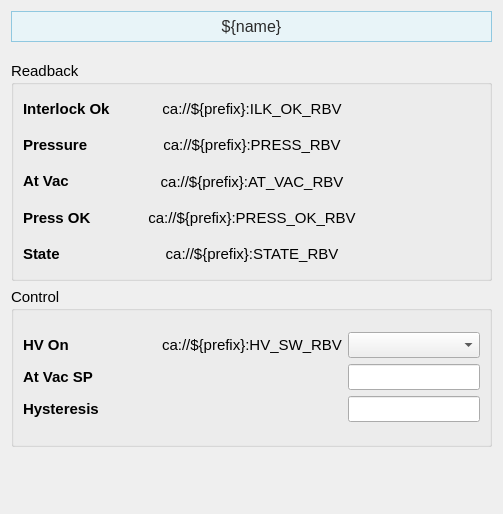
<?xml version="1.0" encoding="UTF-8"?>
<ui version="4.0">
 <class>Form</class>
 <widget class="QWidget" name="Form">
  <property name="geometry">
   <rect>
    <x>0</x>
    <y>0</y>
    <width>503</width>
    <height>514</height>
   </rect>
  </property>
  <property name="sizePolicy">
   <sizepolicy hsizetype="Preferred" vsizetype="Preferred">
    <horstretch>0</horstretch>
    <verstretch>0</verstretch>
   </sizepolicy>
  </property>
  <property name="windowTitle">
   <string>Form</string>
  </property>
  <layout class="QVBoxLayout" name="verticalLayout_7">
   <item>
    <widget class="PyDMLabel" name="PyDMLabel_11">
     <property name="maximumSize">
      <size>
       <width>16777215</width>
       <height>40</height>
      </size>
     </property>
     <property name="font">
      <font>
       <pointsize>12</pointsize>
      </font>
     </property>
     <property name="toolTip">
      <string/>
     </property>
     <property name="styleSheet">
      <string notr="true">    background-color: #e8f4f8;

    border: 1px solid #90c8e0;

    padding: 5px;

    color: rgb(43, 43, 43);</string>
     </property>
     <property name="text">
      <string>${name}</string>
     </property>
     <property name="alignment">
      <set>Qt::AlignCenter</set>
     </property>
    </widget>
   </item>
   <item>
    <spacer name="verticalSpacer_2">
     <property name="orientation">
      <enum>Qt::Vertical</enum>
     </property>
     <property name="sizeType">
      <enum>QSizePolicy::Fixed</enum>
     </property>
     <property name="sizeHint" stdset="0">
      <size>
       <width>20</width>
       <height>13</height>
      </size>
     </property>
    </spacer>
   </item>
   <item>
    <widget class="QGroupBox" name="groupBox">
     <property name="sizePolicy">
      <sizepolicy hsizetype="Preferred" vsizetype="Fixed">
       <horstretch>0</horstretch>
       <verstretch>0</verstretch>
      </sizepolicy>
     </property>
     <property name="minimumSize">
      <size>
       <width>0</width>
       <height>220</height>
      </size>
     </property>
     <property name="font">
      <font>
       <pointsize>11</pointsize>
      </font>
     </property>
     <property name="title">
      <string>Readback</string>
     </property>
     <layout class="QVBoxLayout" name="verticalLayout_14">
      <item>
       <layout class="QHBoxLayout" name="horizontalLayout_4" stretch="1,1,1">
        <item>
         <layout class="QVBoxLayout" name="verticalLayout">
          <item>
           <widget class="QLabel" name="interlock_ok_label_8">
            <property name="font">
             <font>
              <pointsize>11</pointsize>
             </font>
            </property>
            <property name="styleSheet">
             <string/>
            </property>
            <property name="text">
             <string>&lt;html&gt;&lt;head/&gt;&lt;body&gt;&lt;p&gt;&lt;span style=&quot; font-weight:600;&quot;&gt;Interlock Ok&lt;/span&gt;&lt;/p&gt;&lt;/body&gt;&lt;/html&gt;</string>
            </property>
           </widget>
          </item>
          <item>
           <widget class="QLabel" name="interlock_ok_label">
            <property name="font">
             <font>
              <pointsize>11</pointsize>
             </font>
            </property>
            <property name="styleSheet">
             <string/>
            </property>
            <property name="text">
             <string>&lt;html&gt;&lt;head/&gt;&lt;body&gt;&lt;p&gt;&lt;span style=&quot; font-weight:600;&quot;&gt;Pressure&lt;/span&gt;&lt;/p&gt;&lt;/body&gt;&lt;/html&gt;</string>
            </property>
           </widget>
          </item>
          <item>
           <widget class="QLabel" name="interlock_ok_label_2">
            <property name="font">
             <font>
              <pointsize>11</pointsize>
             </font>
            </property>
            <property name="styleSheet">
             <string/>
            </property>
            <property name="text">
             <string>&lt;html&gt;&lt;head/&gt;&lt;body&gt;&lt;p&gt;&lt;span style=&quot; font-weight:600;&quot;&gt;At Vac&lt;/span&gt;&lt;/p&gt;&lt;/body&gt;&lt;/html&gt;</string>
            </property>
           </widget>
          </item>
          <item>
           <widget class="QLabel" name="interlock_ok_label_4">
            <property name="font">
             <font>
              <pointsize>11</pointsize>
             </font>
            </property>
            <property name="styleSheet">
             <string/>
            </property>
            <property name="text">
             <string>&lt;html&gt;&lt;head/&gt;&lt;body&gt;&lt;p&gt;&lt;span style=&quot; font-weight:600;&quot;&gt;Press OK&lt;/span&gt;&lt;/p&gt;&lt;/body&gt;&lt;/html&gt;</string>
            </property>
           </widget>
          </item>
          <item>
           <widget class="QLabel" name="interlock_ok_label_5">
            <property name="font">
             <font>
              <pointsize>11</pointsize>
             </font>
            </property>
            <property name="styleSheet">
             <string/>
            </property>
            <property name="text">
             <string>&lt;html&gt;&lt;head/&gt;&lt;body&gt;&lt;p&gt;&lt;span style=&quot; font-weight:600;&quot;&gt;State&lt;/span&gt;&lt;/p&gt;&lt;/body&gt;&lt;/html&gt;</string>
            </property>
           </widget>
          </item>
         </layout>
        </item>
        <item>
         <layout class="QVBoxLayout" name="verticalLayout_4">
          <item>
           <widget class="PyDMLabel" name="PyDMLabel_2">
            <property name="toolTip">
             <string/>
            </property>
            <property name="text">
             <string>ca://${prefix}:ILK_OK_RBV</string>
            </property>
            <property name="alignment">
             <set>Qt::AlignCenter</set>
            </property>
            <property name="channel">
             <string>ca://${prefix}:ILK_OK_RBV</string>
            </property>
           </widget>
          </item>
          <item>
           <widget class="PyDMLabel" name="PyDMLabel">
            <property name="toolTip">
             <string/>
            </property>
            <property name="text">
             <string>ca://${prefix}:PRESS_RBV</string>
            </property>
            <property name="alignment">
             <set>Qt::AlignCenter</set>
            </property>
            <property name="showUnits">
             <bool>true</bool>
            </property>
            <property name="channel">
             <string>ca://${prefix}:PRESS_RBV</string>
            </property>
            <property name="displayFormat">
             <enum>PyDMLabel::Exponential</enum>
            </property>
           </widget>
          </item>
          <item>
           <widget class="PyDMLabel" name="PyDMLabel_4">
            <property name="toolTip">
             <string/>
            </property>
            <property name="text">
             <string>ca://${prefix}:AT_VAC_RBV</string>
            </property>
            <property name="alignment">
             <set>Qt::AlignCenter</set>
            </property>
            <property name="channel">
             <string>ca://${prefix}:AT_VAC_RBV</string>
            </property>
           </widget>
          </item>
          <item>
           <widget class="PyDMLabel" name="PyDMLabel_5">
            <property name="toolTip">
             <string/>
            </property>
            <property name="text">
             <string>ca://${prefix}:PRESS_OK_RBV</string>
            </property>
            <property name="alignment">
             <set>Qt::AlignCenter</set>
            </property>
            <property name="channel">
             <string>ca://${prefix}:PRESS_OK_RBV</string>
            </property>
           </widget>
          </item>
          <item>
           <widget class="PyDMLabel" name="PyDMLabel_8">
            <property name="toolTip">
             <string/>
            </property>
            <property name="text">
             <string>ca://${prefix}:STATE_RBV</string>
            </property>
            <property name="alignment">
             <set>Qt::AlignCenter</set>
            </property>
            <property name="channel">
             <string>ca://${prefix}:STATE_RBV</string>
            </property>
           </widget>
          </item>
         </layout>
        </item>
        <item>
         <layout class="QVBoxLayout" name="verticalLayout_3">
          <item>
           <widget class="QLabel" name="label_3">
            <property name="text">
             <string/>
            </property>
           </widget>
          </item>
          <item>
           <widget class="QLabel" name="label_6">
            <property name="text">
             <string/>
            </property>
           </widget>
          </item>
          <item>
           <widget class="QLabel" name="label_12">
            <property name="text">
             <string/>
            </property>
           </widget>
          </item>
          <item>
           <widget class="QLabel" name="label_9">
            <property name="text">
             <string/>
            </property>
           </widget>
          </item>
         </layout>
        </item>
       </layout>
      </item>
     </layout>
    </widget>
   </item>
   <item>
    <widget class="QGroupBox" name="groupBox_2">
     <property name="sizePolicy">
      <sizepolicy hsizetype="Preferred" vsizetype="Fixed">
       <horstretch>0</horstretch>
       <verstretch>0</verstretch>
      </sizepolicy>
     </property>
     <property name="minimumSize">
      <size>
       <width>0</width>
       <height>160</height>
      </size>
     </property>
     <property name="font">
      <font>
       <pointsize>11</pointsize>
      </font>
     </property>
     <property name="title">
      <string>Control</string>
     </property>
     <layout class="QVBoxLayout" name="verticalLayout_15">
      <item>
       <layout class="QHBoxLayout" name="horizontalLayout_5" stretch="1,1,1">
        <item>
         <layout class="QVBoxLayout" name="verticalLayout_2">
          <item>
           <widget class="QLabel" name="interlock_ok_label_3">
            <property name="font">
             <font>
              <pointsize>11</pointsize>
             </font>
            </property>
            <property name="styleSheet">
             <string/>
            </property>
            <property name="text">
             <string>&lt;html&gt;&lt;head/&gt;&lt;body&gt;&lt;p&gt;&lt;span style=&quot; font-weight:600;&quot;&gt;HV On&lt;/span&gt;&lt;/p&gt;&lt;/body&gt;&lt;/html&gt;</string>
            </property>
           </widget>
          </item>
          <item>
           <widget class="QLabel" name="interlock_ok_label_6">
            <property name="font">
             <font>
              <pointsize>11</pointsize>
             </font>
            </property>
            <property name="styleSheet">
             <string/>
            </property>
            <property name="text">
             <string>&lt;html&gt;&lt;head/&gt;&lt;body&gt;&lt;p&gt;&lt;span style=&quot; font-weight:600;&quot;&gt;At Vac SP&lt;/span&gt;&lt;/p&gt;&lt;/body&gt;&lt;/html&gt;</string>
            </property>
           </widget>
          </item>
          <item>
           <widget class="QLabel" name="interlock_ok_label_7">
            <property name="font">
             <font>
              <pointsize>11</pointsize>
             </font>
            </property>
            <property name="styleSheet">
             <string/>
            </property>
            <property name="text">
             <string>&lt;html&gt;&lt;head/&gt;&lt;body&gt;&lt;p&gt;&lt;span style=&quot; font-weight:600;&quot;&gt;Hysteresis&lt;/span&gt;&lt;/p&gt;&lt;/body&gt;&lt;/html&gt;</string>
            </property>
           </widget>
          </item>
         </layout>
        </item>
        <item>
         <layout class="QVBoxLayout" name="verticalLayout_5">
          <item>
           <widget class="PyDMLabel" name="PyDMLabel_6">
            <property name="toolTip">
             <string/>
            </property>
            <property name="text">
             <string>ca://${prefix}:HV_SW_RBV</string>
            </property>
            <property name="alignment">
             <set>Qt::AlignCenter</set>
            </property>
            <property name="channel">
             <string>ca://${prefix}:HV_SW_RBV</string>
            </property>
           </widget>
          </item>
          <item>
           <widget class="PyDMLabel" name="PyDMLabel_3">
            <property name="toolTip">
             <string/>
            </property>
            <property name="text">
             <string/>
            </property>
            <property name="alignment">
             <set>Qt::AlignCenter</set>
            </property>
            <property name="showUnits">
             <bool>true</bool>
            </property>
            <property name="channel">
             <string>ca://${prefix}:PRO_SP_RBV</string>
            </property>
            <property name="displayFormat">
             <enum>PyDMLabel::Exponential</enum>
            </property>
           </widget>
          </item>
          <item>
           <widget class="PyDMLabel" name="PyDMLabel_7">
            <property name="toolTip">
             <string/>
            </property>
            <property name="text">
             <string/>
            </property>
            <property name="alignment">
             <set>Qt::AlignCenter</set>
            </property>
            <property name="showUnits">
             <bool>true</bool>
            </property>
            <property name="channel">
             <string>ca://${prefix}:SP_HYS_RBV</string>
            </property>
            <property name="displayFormat">
             <enum>PyDMLabel::Exponential</enum>
            </property>
           </widget>
          </item>
         </layout>
        </item>
        <item>
         <layout class="QVBoxLayout" name="verticalLayout_6">
          <item>
           <widget class="PyDMEnumComboBox" name="PyDMEnumComboBox">
            <property name="toolTip">
             <string/>
            </property>
            <property name="channel">
             <string>ca://${prefix}:HV_SW</string>
            </property>
           </widget>
          </item>
          <item>
           <widget class="PyDMLineEdit" name="PyDMLineEdit">
            <property name="toolTip">
             <string/>
            </property>
            <property name="showUnits">
             <bool>true</bool>
            </property>
            <property name="channel">
             <string>ca://${prefix}:PRO_SP</string>
            </property>
            <property name="displayFormat">
             <enum>PyDMLineEdit::Exponential</enum>
            </property>
           </widget>
          </item>
          <item>
           <widget class="PyDMLineEdit" name="PyDMLineEdit_2">
            <property name="toolTip">
             <string/>
            </property>
            <property name="showUnits">
             <bool>true</bool>
            </property>
            <property name="channel">
             <string>ca://${prefix}:SP_HYS</string>
            </property>
            <property name="displayFormat">
             <enum>PyDMLineEdit::Exponential</enum>
            </property>
           </widget>
          </item>
         </layout>
        </item>
       </layout>
      </item>
     </layout>
    </widget>
   </item>
   <item>
    <spacer name="verticalSpacer">
     <property name="orientation">
      <enum>Qt::Vertical</enum>
     </property>
     <property name="sizeHint" stdset="0">
      <size>
       <width>20</width>
       <height>89</height>
      </size>
     </property>
    </spacer>
   </item>
  </layout>
 </widget>
 <customwidgets>
  <customwidget>
   <class>PyDMEnumComboBox</class>
   <extends>QComboBox</extends>
   <header>pydm.widgets.enum_combo_box</header>
  </customwidget>
  <customwidget>
   <class>PyDMLineEdit</class>
   <extends>QLineEdit</extends>
   <header>pydm.widgets.line_edit</header>
  </customwidget>
  <customwidget>
   <class>PyDMLabel</class>
   <extends>QLabel</extends>
   <header>pydm.widgets.label</header>
  </customwidget>
 </customwidgets>
 <resources/>
 <connections/>
</ui>
